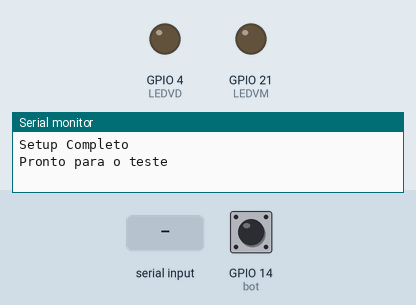
Bench run of a sketch on a simulated ESP32. On the bench: output pins drawn as LEDs (lit = HIGH), the last lines printed to the serial monitor. Inputs (shaded band) come from the test bench; at power-on: GPIO 14 (bot) HIGH.

Above: at 1.2 s.
1.3 s: GPIO 14 (bot) pulled LOW for 0.15 s
At 1.37 s:
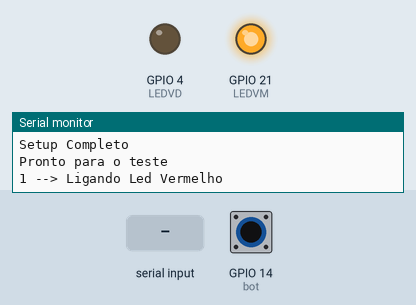
2.9 s: "1" received over the second serial link
At 3.5 s:
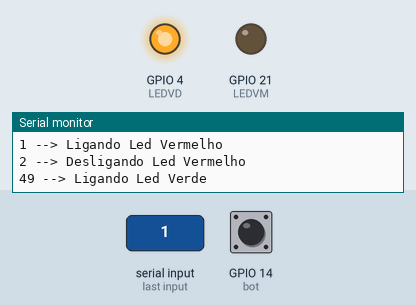
4.4 s: GPIO 14 (bot) pulled LOW for 1 s
At 4.7 s:
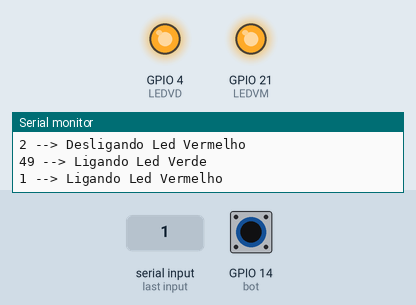
6.9 s: GPIO 14 (bot) pulled LOW for 3.2 s
At 11.3 s:
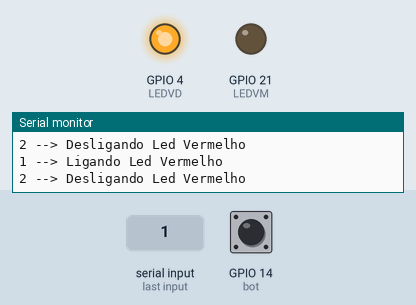
11.6 s: "2" received over the second serial link
At 12.5 s:
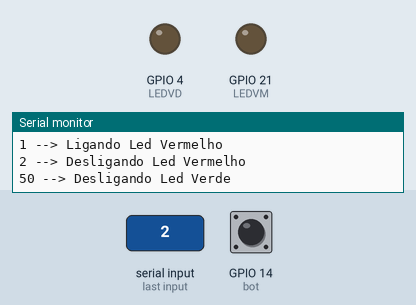
Timing chart, 0 to 14.1 s (numbered marks = the images above; inputs shaded):
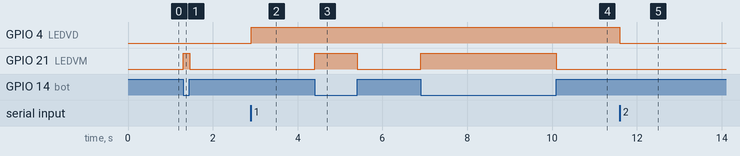

Measured:
- after the input at 1.3 s, GPIO 21 (LEDVM): LOW → HIGH at once, → LOW 0.15 s later
- after the input at 2.9 s, GPIO 4 (LEDVD): LOW → HIGH at once
- after the input at 4.4 s, GPIO 21 (LEDVM): LOW → HIGH at once, → LOW 1.0 s later
- after the input at 6.9 s, GPIO 21 (LEDVM): LOW → HIGH at once, → LOW 3.2 s later
- after the input at 11.6 s, GPIO 4 (LEDVD): HIGH → LOW at once

The sketch:

SerialtesterESP32.2.ino
```cpp
#define LEDVM 21
#define LEDVD 4
#define bot 14

int bounce = 0;

void setup() {
 Serial.begin(115200);
 Serial2.begin(115200);

 pinMode(LEDVM, OUTPUT);
 pinMode(LEDVD, OUTPUT);
 pinMode(bot, INPUT_PULLUP);

 digitalWrite(LEDVM, LOW);
 digitalWrite(LEDVD, LOW);


 Serial.println("Setup Completo \nPronto para o teste");
}

void loop() {


  int botState = digitalRead(bot);

  if(Serial2.available()>0){
    uint8_t comando = Serial2.read();
    //Serial.println(comando);
    if (comando == '1'){
      digitalWrite (LEDVD, HIGH);
      Serial.print(comando);
      Serial.println(" --> Ligando Led Verde");
    } else if (comando == '2'){
      digitalWrite (LEDVD, LOW);
      Serial.print(comando);
      Serial.println(" --> Desligando Led Verde");
    }
   }

  if(botState == LOW && bounce == 0){
    //Serial.println(botState);
    digitalWrite(LEDVM, HIGH);
    Serial.println("1 --> Ligando Led Vermelho");
    Serial2.write("3");
    bounce = 1;
    delay(50);}
    else if(botState == HIGH && bounce == 1){
     // Serial.println(botState);
      digitalWrite(LEDVM, LOW);
      Serial.println("2 --> Desligando Led Vermelho");
      Serial2.write("4");
      bounce =  0;
      delay(50);
    }
  }
```
